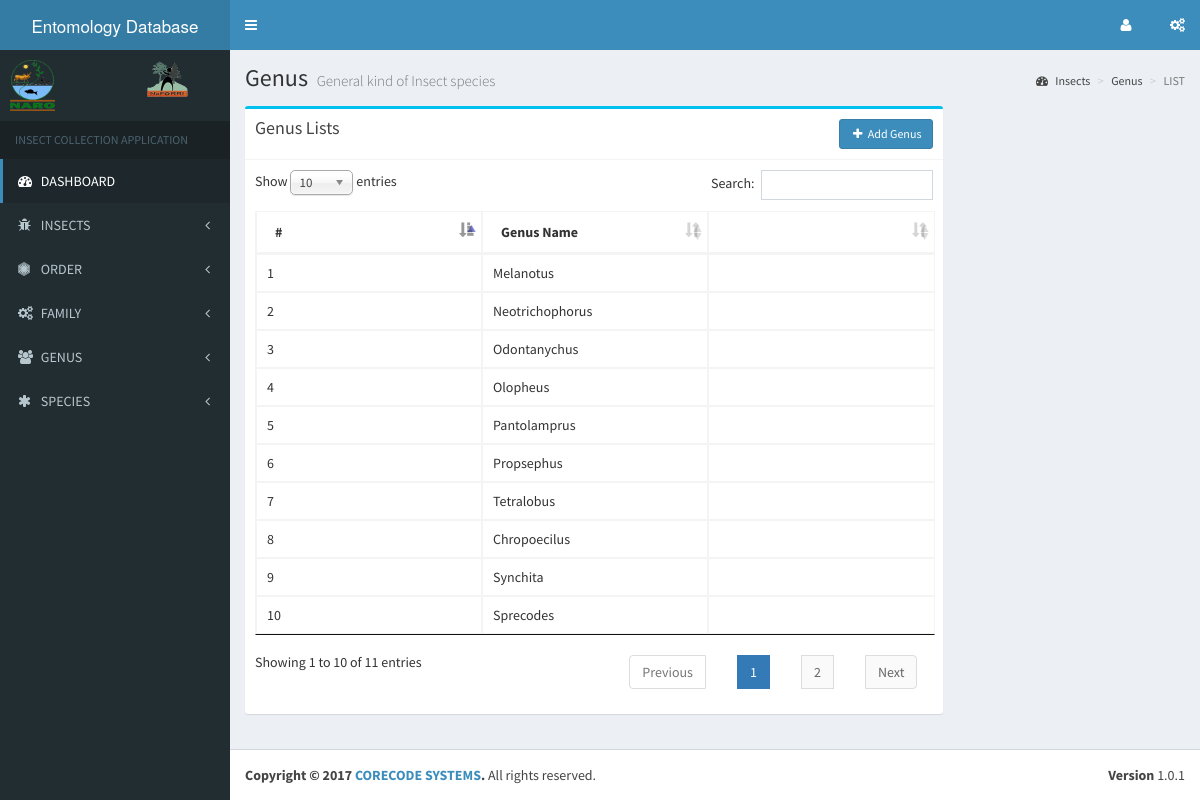
The page /admin/genus_list.php on the database as committed earlier.
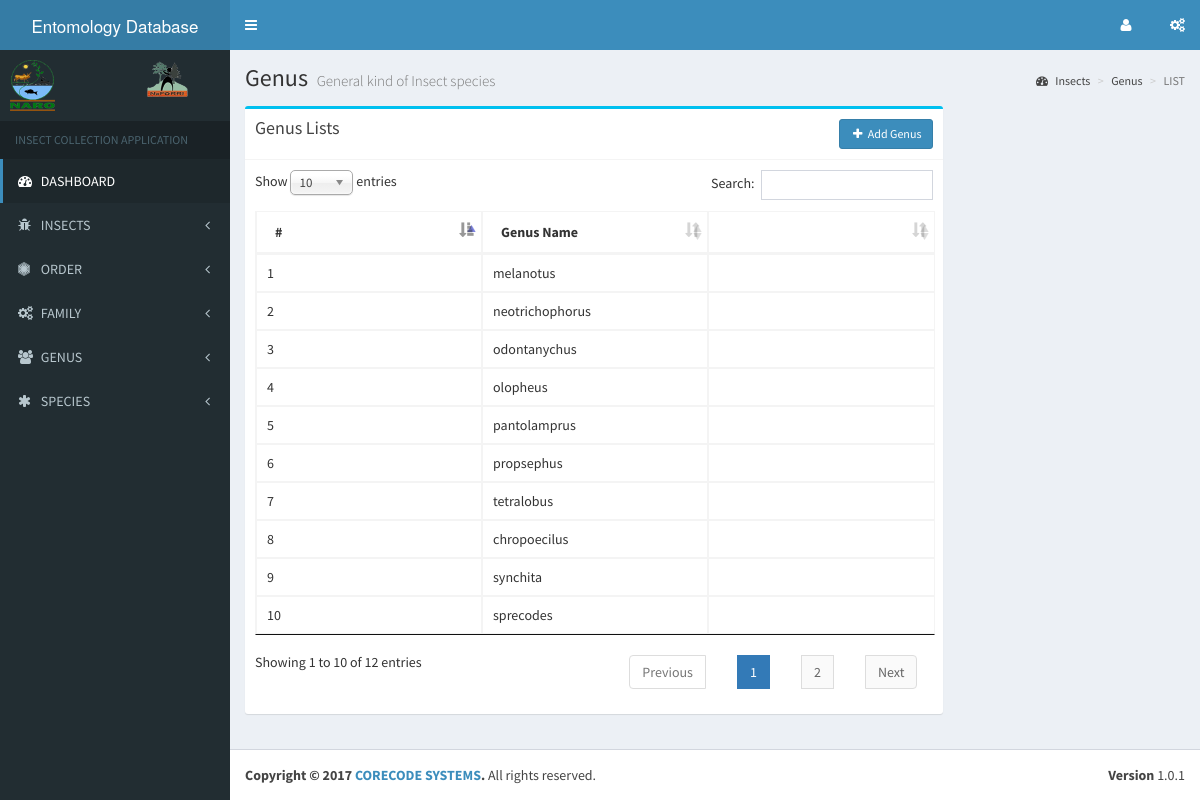
The same page on the database as committed later.
### tables this page shows
CREATE TABLE `Genus` (
  `genus_id` int(11) NOT NULL,
  `genus_name` varchar(50) NOT NULL
);

### libs/database.php (called while the page is built, shortened)
<?php
    class database {
        public $host    = DB_HOST;
        public $user    = DB_USER;
        public $pass    = DB_PASS;
        public $db_name = DB_NAME;
        public $conn;
        public function connect() {
            $this->conn = new mysqli($this->host, $this->user, $this->pass, $this->db_name);
        }
        public function select($query) {
            $result = $this->conn->query($query);
            if($result->num_rows > 0) {
                return $result;
            }else {
                return false;
            }
        }
    }
?>

### admin/genus_list.php (the view, shortened to what this page needs)
<?php
    require_once '../libs/database.php';
    $db = new database();
    $sql_select_genus = "SELECT * FROM Genus";
    $genus_list = $db->select($sql_select_genus);
?>
<?php include 'includes/header.php'; ?>
<?php include 'includes/sidebar_nav.php'; ?>
  <div class="content-wrapper">
    <section class="content-header">
      <h1>
        Genus
        <small>General kind of Insect species</small>
      </h1>
      <ol class="breadcrumb">
        <li><a href="#"><i class="fa fa-dashboard"></i> Insects</a></li>
        <li><a href="#">Genus</a></li>
        <li class="active">LIST</li>
      </ol>
    </section>
    <section class="content">
        <div class="row">
            <div class="col-md-9">
                <div class="box box-info">
                    <div class="box-header with-border">
                        <h3 class="box-title">Genus Lists</h3>
                        <a href="add_genus.php" class="btn btn-primary btn-sm pull-right"><i class="fa fa-plus fa-fw"></i> Add Genus</a>
                    </div>
                    <div class='box-body'>
                        <table class="table table-responsive table-bordered" id="content_list">
                            <thead>
                                <tr>
                                    <th>#</th>
                                    <th>Genus Name</th>
                                    <th></th>
                                </tr>
                            </thead>
                            <tbody>
                                <?php $counter = 1; ?>
                                <?php while($row = $genus_list->fetch_array()): ?>
                                    <tr>
                                        <td><?php echo $counter; ?></td>
                                        <td><?php echo $row['genus_name']; ?></td>
                                        <td>
                                        </td>
                                    </tr>
                                    <?php $counter++; ?>
                                <?php endwhile; ?>
                            </tbody>
                        </table>
                    </div>
                </div>
            </div>
        </div>
    </section>
  </div>
<?php include 'includes/footer.php'; ?>

Rows that differ between the two databases and show on the page:
changed genus: genus_name "Melanotus" → "melanotus"
changed genus: genus_name "Neotrichophorus" → "neotrichophorus"
changed genus: genus_name "Odontanychus" → "odontanychus"
changed genus: genus_name "Olopheus" → "olopheus"
changed genus: genus_name "Pantolamprus" → "pantolamprus"
changed genus: genus_name "Propsephus" → "propsephus"
changed genus: genus_name "Tetralobus" → "tetralobus"
changed genus: genus_name "Chropoecilus" → "chropoecilus"
changed genus: genus_name "Synchita" → "synchita"
changed genus: genus_name "Sprecodes" → "sprecodes"
Other text that changed with them:
text written by a page script: "Show 10 entries Search: Showing 1 to 10 of 11 entries Previous 1 2 Next" → "Show 10 entries Search: Showing 1 to 10 of 12 entries Previous 1 2 Next"
